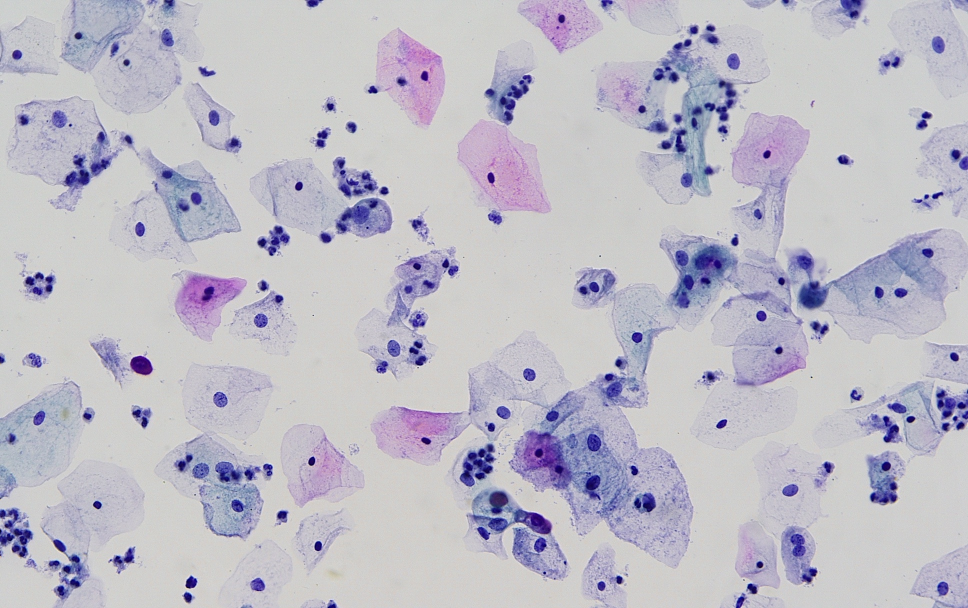
#> input picture final_medical_cervix/datasets/8_20_classify/8_16_abnormal_cells/abnormal_cells/IMG001x013.JPG, 1936 x 1216 px (shown at 1/2 size); its folder holds 3 pictures in this run
$ python step3.py --origindir datasets/8_20_classify/8_16_abnormal_cells/abnormal_cells --filepattern datasets/8_20_classify/8_16_abnormal_cells/abnormal_cells/IMG001x013.JPG --datasets datasets/8_20_classify/8_16_abnormal_cells/abnormal_cells --segtestdir datasets/8_20_classify/8_16_abnormal_cells/abnormal_cells   (older library calls are emulated)
#> lines starting #> are read from the running program, lines starting #| are printed output that depends on the picture; after the words box and inside, x2 and y2 are one past the last pixel; in counts of white or black regions, pixels touching at a corner belong together; pictures that were not available may be replaced by others from this repository, and a replacement may not be noted
import numpy as np
import pandas as pd
import cv2
import os
import sys
import ntpath
from matplotlib import pyplot as plt
import shutil
import multiprocessing as mp
import tqdm

import glob
import ntpath
from scipy import misc


'''for time costs analysis'''
import time
import re

def time_it(fun):
    def new_fun(*args,**kwargs):
        start = time.time()
        result = fun(*args,**kwargs)
        end = time.time()
        duration = (end-start)*1000
        name = re.search(r' [a-zA-Z_]*',str(fun)).group()[1:]
        cp_list.append([name,duration])
        return result
    return new_fun

#=========================================
# Zernike Moments
#=========================================
from math import factorial
# -------------------------------------------------------------------------
# Function to compute Zernike Polynomials:
#
# rad = radialpoly(r,n,m)
# where
#   r = radius
#   n = the order of Zernike polynomial
#   m = the repetition of Zernike moment
# -------------------------------------------------------------------------
def radialpoly(r, n, m):
#> called with r = array of shape (6, 6), n = 5, m = 3
    rad = np.zeros(r.shape, r.dtype)
    P = int((n - abs(m)) / 2)
    Q = int((n + abs(m)) / 2)
    for s in range(P+1):
        c = (-1) ** s * factorial(n - s)
        c /= factorial(s) * factorial(Q - s) * factorial(P - s)
        rad += c * r ** (n - 2 * s)
    return rad

def ZernikeCoeff(src_shape, n, m):
    #if src.dtype != np.float32:
        #src = np.where(src > 0, 0, 1).astype(np.float32)
    if len(src_shape) == 3:
        print('the input image src should be in gray')
        return

    H, W = src_shape
    assert (H == W), "Not a square filter"

    N = src_shape[0]
    x = range(N)
    y = x
    X, Y = np.meshgrid(x, y)
    R = np.sqrt((2 * X - N + 1) ** 2 + (2 * Y - N + 1) ** 2) / N
    Theta = np.arctan2(N - 1 - 2 * Y, 2 * X - N + 1)
    R = np.where(R <= 1, 1, 0) * R

    # get the radial polynomial
    Rad = radialpoly(R, n, m)

    coeff = Rad * np.exp(-1j * m * Theta)
    # count the number of pixels inside the unit circle
    cnt = np.count_nonzero(R) + 1

    coeff = (n+1) * coeff/cnt

    assert len(coeff.shape) == len(src_shape), "coeff len: {}, src len: {}".format(len(coeff.shape), len(src_shape))
    for i in range(len(coeff.shape)):
        assert coeff.shape[i] == src_shape[i], "Coeff shape {}, src_shape {}".format(coeff.shape, src_shape)
#> in crop_file, original is the input picture: shape (1216, 1936, 3); mean B, G, R 198.8, 187.1, 189.4
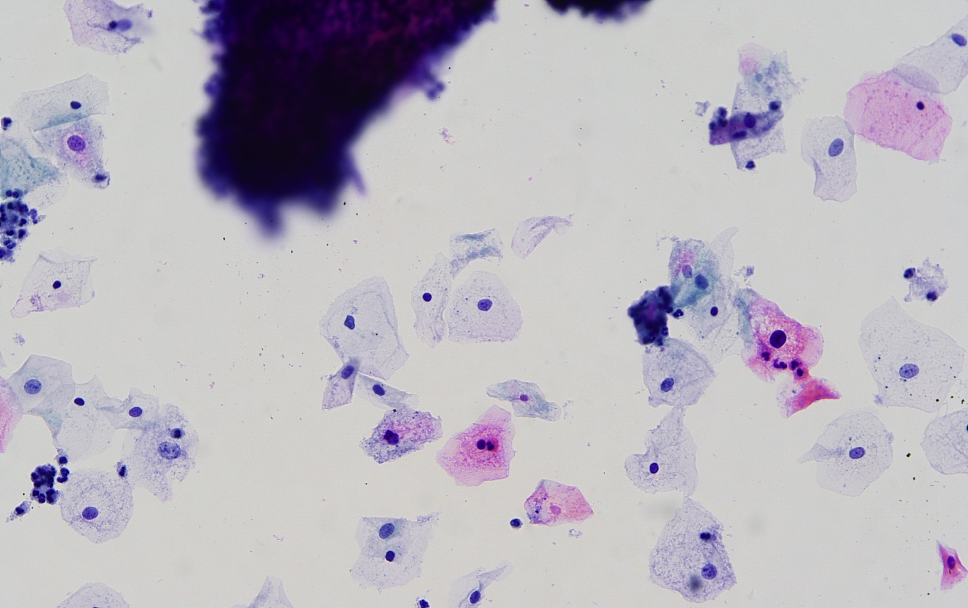
#> input picture final_medical_cervix/datasets/8_20_classify/8_16_abnormal_cells/abnormal_cells/IMG001x018.JPG, 1936 x 1216 px, given in place of channel_1.png, which was not available (shown at 1/2 size)

    return coeff

# [106 lines left out: functions RegionalZernikeMoment, perimeter_vs_area, cells_intensity_in_fov, intensity_statistics, not called in this run]

def get_labels(img, mask, contours, precise_mask=True):
#> called with precise_mask = True
    img_shape = np.shape(img)[:-1]

    if (np.shape(mask) != img_shape):
        mask = cv2.resize(mask, (img_shape[-1], img_shape[0]))

    if (np.shape(contours) != img_shape):
        contours = cv2.resize(contours, (img_shape[-1], img_shape[0]))

    kernel = cv2.getStructuringElement(cv2.MORPH_ELLIPSE, (5,5))
    #open operation to clean some noisies
    new_mask = cv2.morphologyEx(mask, cv2.MORPH_OPEN, kernel, iterations=1)
    #auto threshold with OTSU method
    _, thresh_mask = cv2.threshold(new_mask,0,255, cv2.THRESH_BINARY+cv2.THRESH_OTSU)
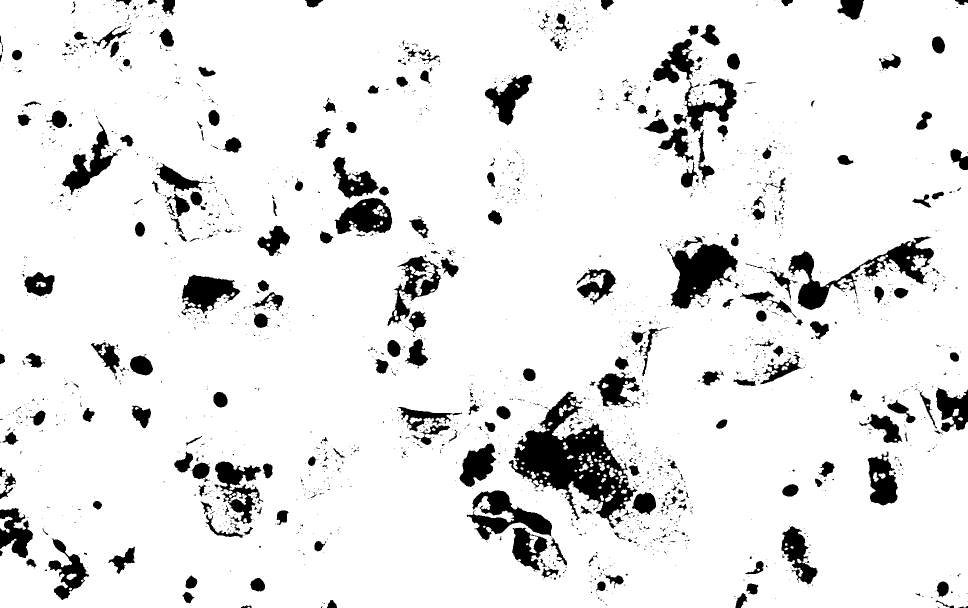
#> thresh_mask: shape (1216, 1936) (shown at 1/2 size); 90.8% white; 2022 black regions (1718 under 20 px), largest, box (x1, y1, x2, y2) and area: (1017, 783, 1274, 1057) 25397, (1577, 473, 1868, 620) 10110, (1335, 487, 1476, 617) 9838
    _, thresh_contour = cv2.threshold(contours,0,255, cv2.THRESH_BINARY+cv2.THRESH_OTSU)
#> thresh_contour: shape (1216, 1936); 90.6% white; 514 black regions (438 under 20 px), largest, box (x1, y1, x2, y2) and area: (392, 0, 992, 467) 167388, (1256, 569, 1368, 693) 7799, (1418, 203, 1561, 289) 5985

    #divide regions into background, foreground and unknown
    sure_foreground = cv2.subtract(thresh_mask, thresh_contour)
#> sure_foreground: shape (1216, 1936); 8.9% white; 470 white regions (392 under 20 px), largest, box (x1, y1, x2, y2) and area: (392, 0, 992, 466) 160540, (1256, 569, 1368, 689) 6195, (1418, 203, 1561, 289) 5250

    output = cv2.connectedComponentsWithStats(sure_foreground)
    #get label mask
    labels = output[1]
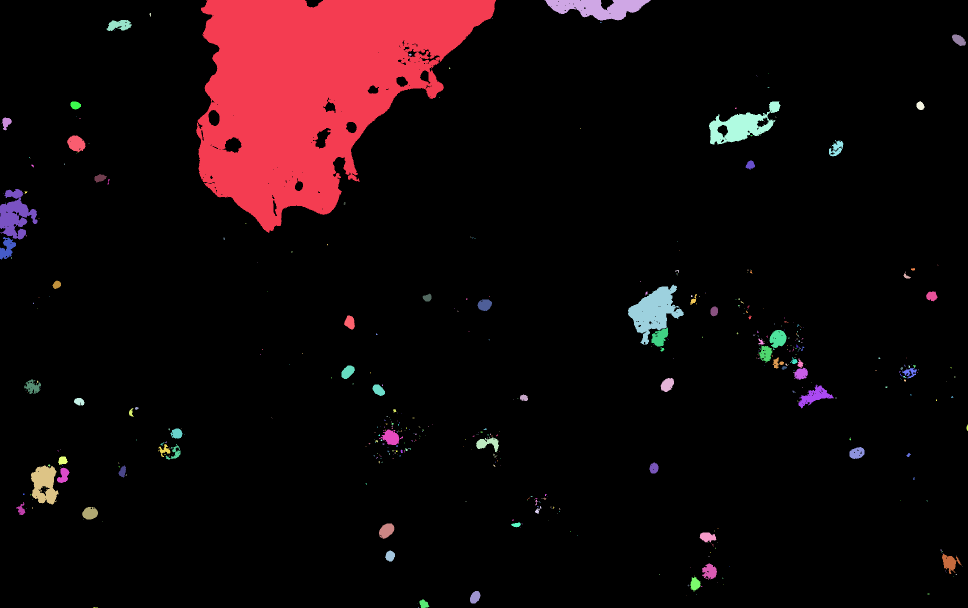
#> labels: shape (1216, 1936) int32 (shown at 1/2 size); 471 distinct labels, from 0 to 470; one colour per label, 0 black
    stats = output[2]
#> stats = 471 rows, first 6: [0, 0, 1936, 1216, 2144947], [392, 0, 600, 466, 160540], [1089, 0, 213, 41, 5223], [299, 26, 3, 7, 17], [984, 37, 1, 1, 1], [213, 40, 50, 22, 740]
    centroids = output[3]
#> centroids = 471 pairs, first value 7 to 1934.2, second value 15.41 to 1215
    #get coarse label
    if COARSE_LABEL == 'SureForeground':
        c_labels = output[1]
    else:
        _, c_labels, _, _ = cv2.connectedComponentsWithStats(thresh_mask)

    #generate precise mask
    sure_background = cv2.dilate(thresh_mask, kernel, iterations=3)
#> sure_background: shape (1216, 1936); 97.3% white; 219 black regions (64 under 20 px), largest, box (x1, y1, x2, y2) and area: (1036, 867, 1208, 973) 8025, (1351, 494, 1468, 611) 6401, (371, 556, 464, 611) 2920
    mask_plus_contour = cv2.add(thresh_mask, thresh_contour)
#> mask_plus_contour: shape (1216, 1936); 99.5% white; 263 black regions (213 under 20 px), largest, box (x1, y1, x2, y2) and area: (666, 314, 718, 383) 1318, (1372, 547, 1417, 608) 882, (445, 274, 483, 306) 748
    mask_plus_contour = cv2.cvtColor(mask_plus_contour, cv2.COLOR_GRAY2RGB)
    unknown = cv2.subtract(sure_background, sure_foreground)
#> unknown: shape (1216, 1936); 88.4% white; 689 black regions (456 under 20 px), largest, box (x1, y1, x2, y2) and area: (392, 0, 992, 466) 160540, (1036, 867, 1208, 973) 8025, (1351, 494, 1468, 611) 6401

    #set unknown to 0
    labels = labels + 1
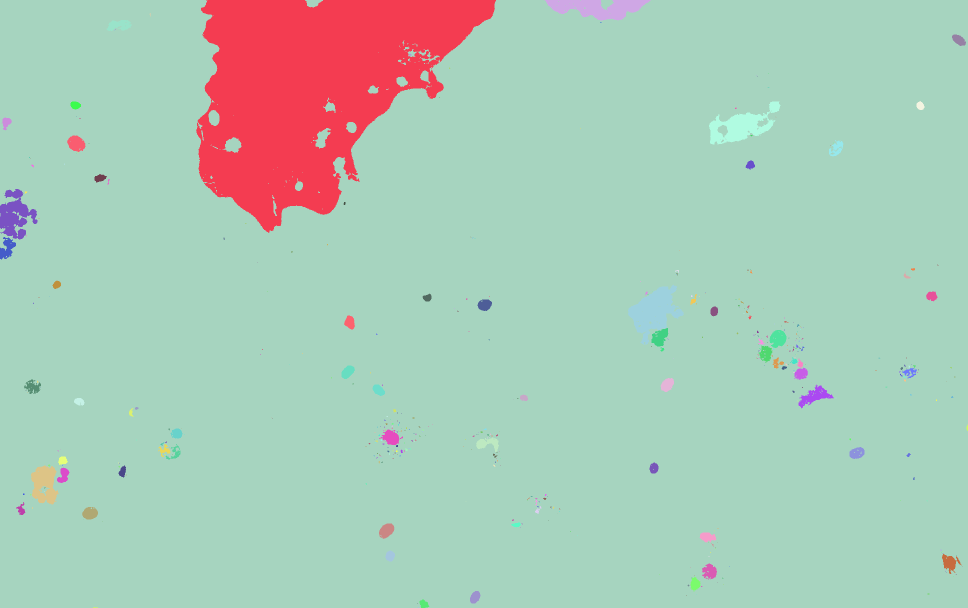
#> labels: shape (1216, 1936) int32 (shown at 1/2 size); 471 distinct labels, from 1 to 471; one colour per label, 0 black
    labels[unknown==255] = 0
#> labels: shape (1216, 1936) int32; 472 distinct labels, from 0 to 471

    labels = cv2.watershed(mask_plus_contour, labels)
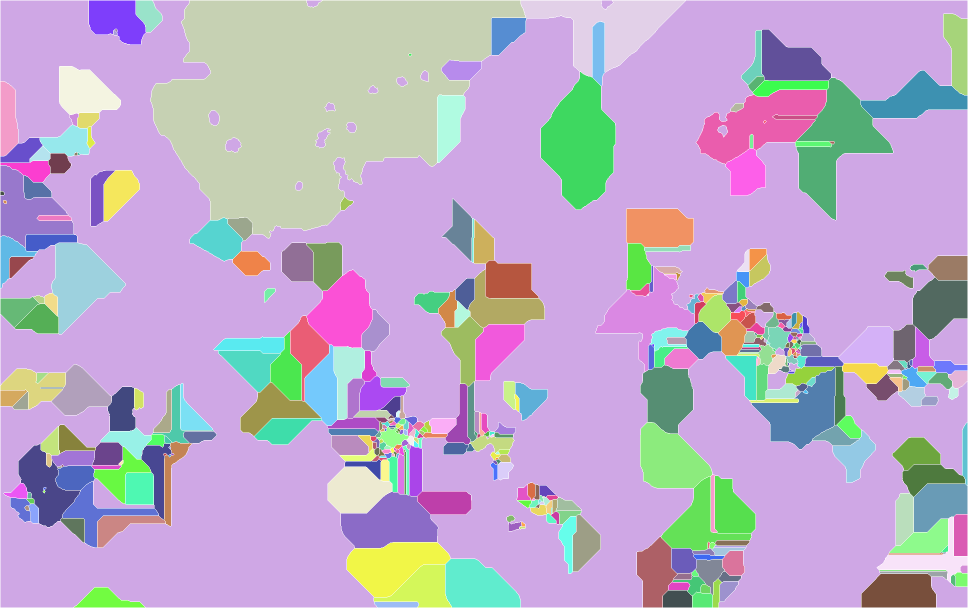
#> labels: shape (1216, 1936) int32 (shown at 1/2 size); 472 distinct labels, from -1 to 470; one colour per label, 0 black, -1 white
    labels = labels - 1
    labels[labels < 0] = 0
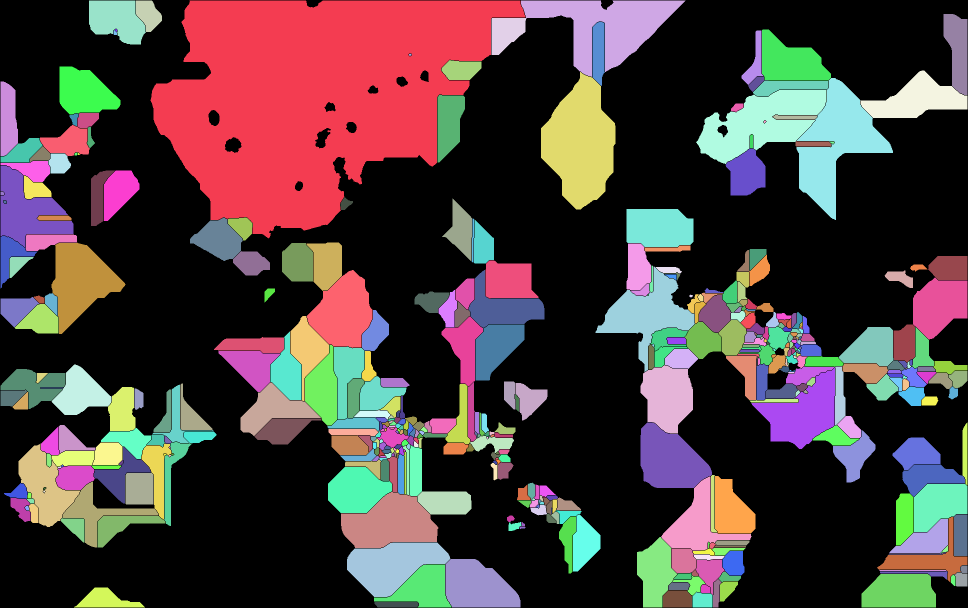
#> labels: shape (1216, 1936) int32 (shown at 1/2 size); 470 distinct labels, from 0 to 469; one colour per label, 0 black


    return labels, c_labels, stats, centroids


def box_resize(box, mask_shape, margin_factor):
    x, y, w, h = box
    if CROP_METHOD == 'Margin':
        wm = w * margin_factor
        hm = h * margin_factor

        x -= wm
        y -= hm
        w += 2 * wm
        h += 2 * hm
        x = max(0, x)
        y = max(0, y)
        X = min(x + w, mask_shape[1])
        Y = min(y + h, mask_shape[0])
        w = X - x
        h = Y - y
    elif CROP_METHOD == 'Square':
        x = x + int(w/2) - int(SQUARE_EDGE/2)
        x = max(x, 0)
        y = y + int(h/2) - int(SQUARE_EDGE/2)
        y = max(y, 0)
        w = SQUARE_EDGE
        h = SQUARE_EDGE
        X = min(x + w, mask_shape[1])
        Y = min(y + h, mask_shape[0])
        w = X - x
        h = Y - y
    elif CROP_METHOD == 'Mask':
        center_x = x+(w/2)
        center_y = y+(h/2)
        side_len = max(w, h)
        margin = side_len * margin_factor
        side_margin_len = int(side_len + margin*2)
        x = center_x - int(side_margin_len/2)
        y = center_y - int(side_margin_len/2)
        x = max(0, x)
        y = max(0, y)
        X = min(x + side_margin_len, mask_shape[1])
        Y = min(y + side_margin_len, mask_shape[0])
        w = X - x
        h = Y - y
        #print("Frank: {}, {}, {}, {}, {}, {}, side_margin_len={}".format(x, y, X, Y, w, h, side_margin_len))
        if (w != h) or (w > 299) :
            return None
    return np.array([x, y, w, h]).astype(np.int16)

# [17 lines left out: functions get_contour, crop_and_save_for_debug, not called in this run]


def crop_file(origin_image_filename, mask_filename, contour_filename, margin_factor, minArea=150, maxArea=1300):

    ###prepare dirs
    filename = os.path.join('{}/{}_output'.format(ROOT_FOLDER, ntpath.basename(origin_image_filename)))
    if not os.path.exists(filename): os.makedirs(filename)

    crops_outdir = os.path.join('{}/crops'.format(filename))
    preview_outdir = os.path.join('{}/preview'.format(filename))

    if not os.path.exists(crops_outdir): os.makedirs(crops_outdir)
    if not os.path.exists(preview_outdir): os.makedirs(preview_outdir)

    #print(mask_filename)
    #print(origin_image_filename)

    #========>>>>>>whether denoising for classifier??
    original = cv2.imread(origin_image_filename)
    #original = cv2.fastNlMeansDenoisingColored(original, None, 7, 7, 7, 21)

    mask = cv2.imread(mask_filename, 0)
    contours = cv2.imread(contour_filename, 0)

    if (mask is None) or (contours is None):
        no_mask.append(origin_image_filename)
        return 0

    labels, c_labels, stats, centroids = get_labels(original, mask, contours)

    ###coordinator files###
    index_name = os.path.join(preview_outdir, 'index_file.txt')
    index_file = open(index_name,"w+")
    #####
    ## image preview
    img_preview = original.copy()


    #prepare for debug
    if DEBUG:
        debug_path = os.path.join(filename, 'debug')
        debug_area_path = os.path.join(debug_path, 'area')
        debug_pva_path = os.path.join(debug_path, 'pva')
        debug_rzm_path = os.path.join(debug_path, 'rzm')
        if not os.path.exists(debug_area_path): os.makedirs(debug_area_path, exist_ok=True)
        if not os.path.exists(debug_pva_path): os.makedirs(debug_pva_path, exist_ok=True)
        if not os.path.exists(debug_rzm_path): os.makedirs(debug_rzm_path, exist_ok=True)
        area_filter_mask = np.zeros(np.shape(labels)).astype(np.uint8)
        box_filter_mask = np.zeros(np.shape(labels)).astype(np.uint8)
        pva_filter_mask = np.zeros(np.shape(labels)).astype(np.uint8)
        rzm_filter_mask = np.zeros(np.shape(labels)).astype(np.uint8)

    #prepare label mask
    label_mask = np.zeros(np.shape(labels)).astype(np.uint8)
    index = 1
    #print(minArea)
    #except background
    for i in range(1, np.max(labels) + 1):
        c_area = stats[i, cv2.CC_STAT_AREA]
        # coarse area filter
        if ( c_area < minArea) or (c_area > maxArea):
            if DEBUG:
                save_path = os.path.join(debug_area_path, ntpath.basename(origin_image_filename)+'_'+str(i)+'.png')
                area_filter_mask[labels==i] = 255
                #crop_and_save_for_debug(stats[i,:-1], original, save_path, margin_factor)

            continue

        # do cropping
        box = stats[i, :-1]
        box = box_resize(box, np.shape(labels), margin_factor)
        #for "Mask" cropping
        if box is None:
            box_filter_mask[labels==i] = 255
            continue

        #fine area filter, coarse area always smaller than fine area
        #cnt, f_area = get_contour(box, labels, i)

        #get contours
        #calculate perimeter vs area
        if PVA_THRESH is not None:
            if c_area < 500: # small cells, use c_labels to do pva
                cnt, f_area = get_contour(box, c_labels, i)
                pva_thres = 15
            elif c_area < 1000:
                cnt, f_area = get_contour(box, c_labels, i)
                pva_thres = 17
            else: #big cells , use fine labels to do pva
                cnt, f_area = get_contour(box, labels, i)
                pva_thres = 18.5

            p_vs_a = perimeter_vs_area(cnt, f_area)
            #if p_vs_a > PVA_THRESH:
            if p_vs_a > pva_thres:
                if DEBUG:
                    save_path = os.path.join(debug_pva_path, ntpath.basename(origin_image_filename)+'_'+str(i)+'.png')
                    pva_filter_mask[labels==i] = 255
                    #crop_and_save_for_debug(stats[i,:-1], original, save_path, margin_factor)
                continue


        x, y, w, h = box
        cropped = original[y:y + h, x:x + w, :]

        #calculate RZM to ignore blurry images.
        if RZM_THRESH is not None:
            rzm = RegionalZernikeMoment(cropped, Z_COEFF,R_SIZE)
            if rzm < RZM_THRESH:
                if DEBUG:
                    save_path = os.path.join(debug_rzm_path, ntpath.basename(origin_image_filename)+'_'+str(i)+'.png')
                    rzm_filter_mask[labels==i] = 255
                    #crop_and_save_for_debug(stats[i,:-1], original, save_path, margin_factor)
                continue

        #check the intensity of a cell
        if INTENS_THRES is not None:
            avg_intens = np.average(cropped)
            if (avg_intens > (INTENS_MEAN + INTENS_THRES))  \
            or (avg_intens < (INTENS_MEAN - INTENS_THRES)):
                continue

        #write coordinator
        index_file.write("%d " % (index))
        index_file.write("%d " % (x))
        index_file.write("%d " % (y))
        index_file.write("%d " % (w))
        index_file.write("%d\r\n" % (h))
        ###done ###

        #write label to label mask
        label_mask[labels==i] = index

        #crop files
        cropped_filename = os.path.join(crops_outdir, '{}.png'.format(index))
        #this is commented, for we will resize the input image in the classifier.
        #if w != SQUARE_EDGE or h != SQUARE_EDGE:
        #    cropped = misc.imresize(cropped, (SQUARE_EDGE, SQUARE_EDGE), interp='bilinear')
        cv2.imwrite(cropped_filename, cropped)

        #marks on image preview
        cv2.rectangle(img_preview, (x, y), (x + w, y + h), (0, 255, 0), 1)
        #can't draw contours, for the contours are in the crop now
        #cv2.drawContours(img_preview,cnt,-1,(0,255,0),1)
        cv2.putText(img_preview, str(index), (x, y + h), cv2.FONT_HERSHEY_SIMPLEX, 0.7, (0, 255, 255), lineType=cv2.LINE_AA)

        index += 1
#> this loop made 469 passes
#> (c_area, wm in box_resize, hm in box_resize, X in box_resize) on passes 2, 5, 9: (5223, 42.6, 8.2, 1344.6), (740, 10, 4.4, 273), (421, 5.6, 4.6, 1936)
#> (the rest of the program and of its run is left out)
